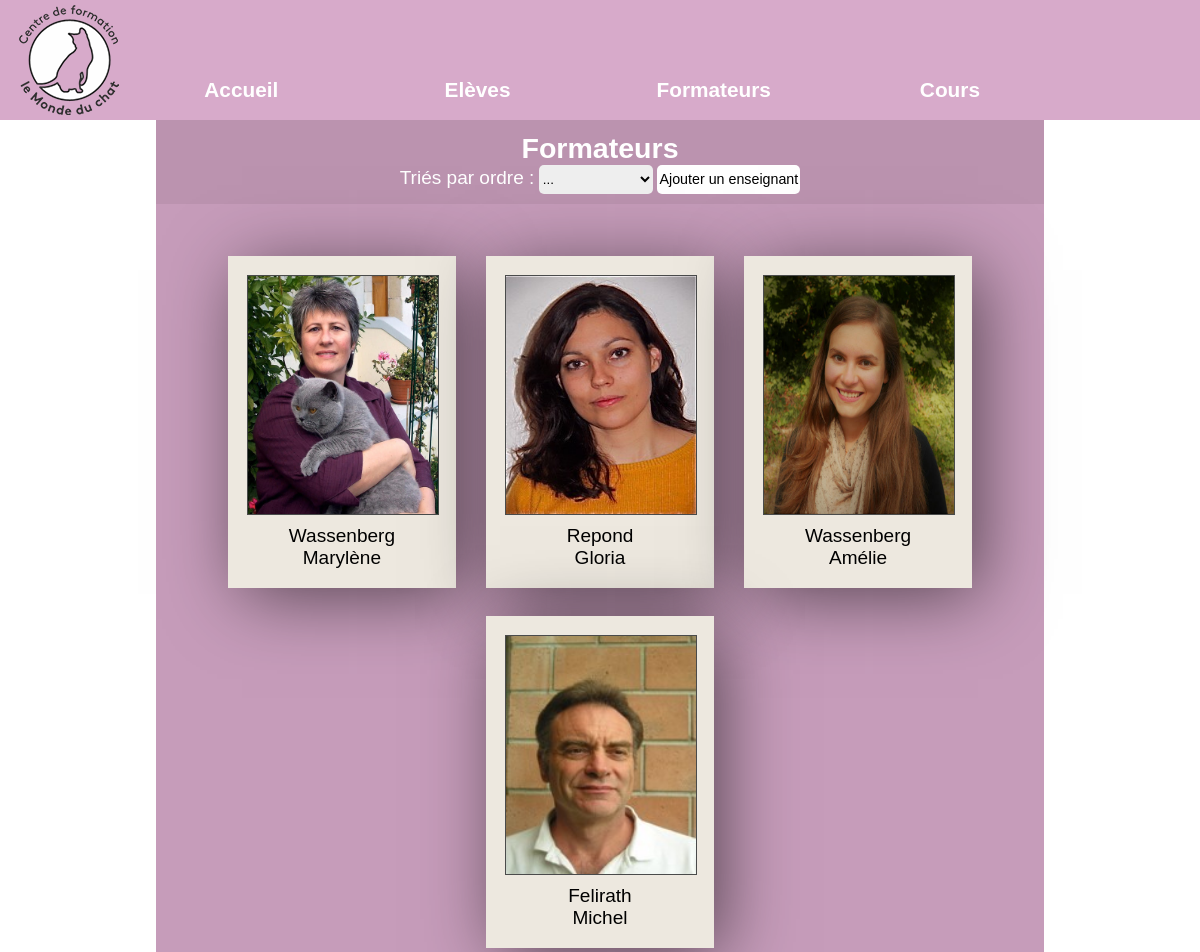
Screenshot of /Site/src/php/teachers.php with the database file from the repository.
### tables this page shows
CREATE TABLE `t_formateurs` (
  `idFormateur` int(11) NOT NULL,
  `forNom` varchar(40) DEFAULT NULL,
  `forPrenom` varchar(25) DEFAULT NULL,
  `forDateNaissance` varchar(10) DEFAULT NULL,
  `forRue` varchar(50) DEFAULT NULL,
  `forNPA` int(5) DEFAULT NULL,
  `forLocalite` varchar(50) DEFAULT NULL,
  `forPays` varchar(40) DEFAULT NULL,
  `forTelephone` varchar(12) DEFAULT NULL,
  `forMail` varchar(50) DEFAULT NULL,
  `forProfession` varchar(50) DEFAULT NULL,
  `forRetributionMontant` int(11) DEFAULT NULL,
  `forRetributionMethode` varchar(30) DEFAULT NULL,
  `forCommentaire` varchar(300) DEFAULT NULL,
  `forPhoto` varchar(260) NOT NULL
);

### Site/src/php/functions/PDOlink.php (called while the page is built, shortened)
<?php
class PDOlink {
    private $connector;
    function __construct()
    {
        $this->connector = new PDO('mysql:host='.$GLOBALS['config']['host'].';dbname='. $GLOBALS['config']['DBname'],$GLOBALS['config']['user'],$GLOBALS['config']['password']);
    }
    function exectueQuery ($req)
    {
        $req = $this->connector->prepare($req);
        $req->execute();
        return $req;
    }
    function prepareData ($req)
    {
        $result = $req->fetchAll(PDO::FETCH_ASSOC);
        return $result;
    }
}

### Site/src/php/teachers.php (the view, shortened to what this page needs)
<?php
include 'includes/header.php';
include "functions/PDOlink.php";
$sort = "";
$PDO = new PDOlink();
if ($sort == "nom")
{
    $query = 'SELECT  idFormateur, forNom, forPrenom, forPhoto FROM t_formateurs ORDER BY forNom ASC';
}
elseif ($sort == "prenom")
{
    $query = 'SELECT idFormateur, forNom, forPrenom, forPhoto FROM t_formateurs ORDER BY forPrenom ASC';
}
else
{
    $query = 'SELECT idFormateur, forNom, forPrenom, forPhoto FROM t_formateurs';
}
$req = $PDO->exectueQuery($query);
?>
<!DOCTYPE html>
<html lang="fr">
    <head>
        <link rel="stylesheet" type="text/css" href="../../ressources/css/common.css">
        <link rel="stylesheet" type="text/css" href="../../ressources/css/students-teachers-lessons_display.css">
    </head>
    <body>
        <section>
            <div id="title">
                <h1>Formateurs</h1>
                <label class="label">
                    <span>Triés par ordre :</span>
                    <select onchange="teachersRefresh()" id="select">
                        <option selected="selected">...</option>
                    </select>
                </label>
                <label class="label">
                    <button id="addButton" onclick="addTeacher()">Ajouter un enseignant</button>
                </label>
            </div>
            <div id="container">
                <?php
                $result = $PDO->prepareData($req);
                foreach($result as $display)
                {
                    ?>
                    <div id="marge">
                        <div id="cartesStudent-teacher">
                            <div>
                                <div id="photo">
                                    <a href="details.php?id=<?php echo $display['idFormateur']?>&type=teacher">
                                        <img src="../../ressources/images/formateurs/<?php echo $display['forPhoto']  ?>">
                                    </a>
                                </div>
                                <div id="infos">
                                    <a id="name" href="details.php?id=<?php echo $display['idFormateur']?>&type=teacher">
                                        <p><?php echo $display['forNom']?></p>
                                        <p><?php echo $display['forPrenom']?></p>
                                    </a>
                                </div>
                            </div>
                        </div>
                    </div>
                    <?php
                }
                ?>
            </div>
        </section>
    </body>
</html>

### Site/src/php/Includes/header.php (shortened to what this page needs)
<head>
    <link rel="stylesheet" type="text/css" href="../../ressources/css/common.css">
    <link rel="stylesheet" type="text/css" href="../../ressources/css/header.css">
    <link rel="stylesheet" type="text/css" href="../../ressources/css/responsiveMenu.css">
</head>
<header>
    <div id="logo">
        <a href="index.php">
            <img src="../../ressources/images/logo.png">
        </a>
    </div>
    <nav>
        <ul id="menu">
            <li class="li"><a href="index.php">Accueil</a></li>
            <li class="li"><a href="students.php">Elèves</a></li>
            <li class="li"><a href="teachers.php">Formateurs</a></li>
            <li class="li"><a href="lessons.php">Cours</a></li>
        </ul>
    </nav>
</header>

### Site/ressources/css/common.css (style rules this page uses)
* { padding: 0; margin: 0; list-style-type:none; font-family: Arial, sans-serif; }
section { text-align: center; margin: auto; width: 99.9%; height: auto; }
#container { margin: auto; width: 70%; min-height: 70%; height: auto !important; bottom: 0; padding: 2%; background-color: #c69cba; }
#title { color: white; margin: auto; padding: 1% 2% 2%; height: 5vmin; width: 70%; background-color: #bb93af; }
button { border: none; background-color: white; border-radius: 5px; font-size: 1.5vmin; }

### Site/ressources/css/header.css (style rules this page uses)
header { margin: auto; background-color: #d7aaca; padding-top: 5px; padding-bottom: 5px; width: 100%; height: 110px; }
#logo { width: 100px; height: 100px; margin-left: 2vmin; }

### Site/ressources/css/responsiveMenu.css (style rules this page uses)
#menu { position: absolute; }
nav { margin-left: 8vmin; }
.li { display:inline-block; float: left; margin-right: 1px; }
.li a { font-size: 130%; margin-left: 10vmin; margin-top: -40px; display: block; min-width:140px; height: 50px; text-align: center; line-height: 50px; color: white; text-decoration: none; font-weight: bold; }

### Site/ressources/css/students-teachers-lessons_display.css (style rules this page uses)
#marge { display: inline-block; padding-left: 1.5%; padding-right: 1.5%; }
label, select, span { border: none; width: 12vmin; height: 3vmin; border-radius: 5px; }
#title span { font-size: 2vmin; }
#title h1 { margin: auto; font-size: 3vmin; width: 30vmin; }
#cartesStudent-teacher { margin-top: 3vmin; min-height: 30vmin; height: auto; width: 20vmin; box-shadow: 10px 10px 70px -4px rgba(0,0,0,0.59); padding: 2vmin; background-color: #ede8df; }
#cartesStudent-teacher img { border: 1px solid #4a4b4b; height: 25vmin; width: 20vmin; }
#name, #name:link, #name:visited, #name:active { color: black; text-decoration: none !important; font-size: 2vmin; }
#infos { margin-top: 1vmin; }
#addButton { width: 15vmin; height: 3vmin; }
.label { width: 10vmin; height:5vmin; }

### rows the page displays
t_formateurs: forPhoto (picture), forNom "Wassenberg", forPrenom "Marylène"
t_formateurs: forPhoto (picture), forNom "Repond", forPrenom "Gloria"
t_formateurs: forPhoto (picture), forNom "Wassenberg", forPrenom "Amélie"
t_formateurs: forPhoto (picture), forNom "Felirath", forPrenom "Michel"
